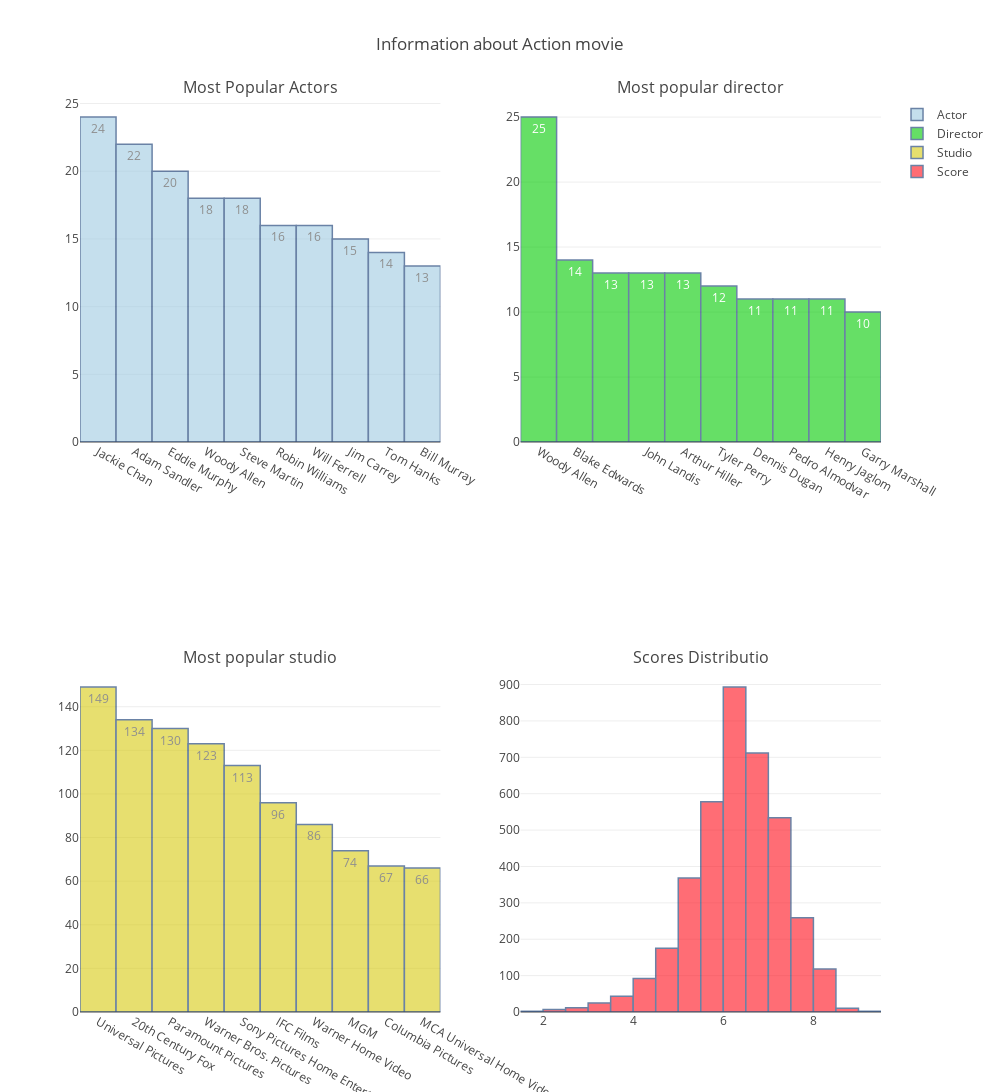

Source (notebook cell):
### Code cell
df_comedy = movie[movie['Genre'].str.contains('Comedy') ]
df_action =df_comedy
info = []
info.append(len(df_action))
info.append(df_action['Cast 1'].value_counts().index[0])
info.append(df_action['Director 1'].value_counts().index[0])
info.append(df_action['Studio'].value_counts().index[0])
info.append([df_action['scores'].max(),df_action[df_action['scores'] == df_action['scores'].max()]])
info.append([df_action['scores'].min(),df_action[df_action['scores'] == df_action['scores'].min()]])
fig = tools.make_subplots(rows=2, cols=2,subplot_titles = ('Most Popular Actors','Most popular director','Most popular studio','Scores Distributio'))
actor = go.Bar(
            y=df_action['Cast 1'].value_counts()[:10],
            x=df_action['Cast 1'].value_counts()[:10].index[:10],
            text=df_action['Cast 1'].value_counts()[:10],
            textposition = 'auto',
            marker=dict(
                color='rgb(234,125,92)',
                line=dict(
                    color='rgb(8,48,107)',
                    width=1.5),
            ),
            name = 'Actor',
            opacity=0.6
        )
director = go.Bar(
            y=df_action['Director 1'].value_counts()[:10],
            x=df_action['Director 1'].value_counts()[:10].index[:10],
            text=df_action['Director 1'].value_counts()[:10],
            textposition = 'auto',
            marker=dict(
                color='rgb(119,174,103)',
                line=dict(
                    color='rgb(8,48,107)',
                    width=1.5),
            ),
    name = 'Director',
            opacity=0.6
        )
studio = go.Bar(
            y=df_action['Studio'].value_counts()[:10],
            x=df_action['Studio'].value_counts()[:10].index[:10],
            text=df_action['Studio'].value_counts()[:10],
            textposition = 'auto',
            marker=dict(
                color='rgb(204,106,118)',
                line=dict(
                    color='rgb(8,48,107)',
                    width=1.5),
            ),
    name = 'Studio',
            opacity=0.6
        )
score = go.Histogram(
            x=df_action['scores'],
            xbins=dict(
            start=0,
            end=10,
            size=0.5
        ),
            marker=dict(
                color='rgb(103,162,178)',
                line=dict(
                    color='rgb(8,48,107)',
                    width=1.5),
            ),
    name = 'Score',
            opacity=0.6
        )

fig.append_trace(actor, 1, 1)
fig.append_trace(director, 1, 2)
fig.append_trace(studio, 2, 1)
fig.append_trace(score, 2, 2)
fig['layout'].update(height=1600, width=1000, title='Information about Action movie')
iplot(fig)

### Figure 1 — Plotly figure (JSON) as saved in the notebook; plotly's stock layout.template omitted (floating-point values rounded to 4 significant figures; data arrays with more than 128 entries replaced by an {"elided": "..."} marker saying what was removed)
{"data": [{"marker": {"color": "rgb(158,202,225)", "line": {"color": "rgb(8,48,107)", "width": 1.5}}, "name": "Actor", "opacity": 0.6, "text": [24, 22, 20, 18, 18, 16, 16, 15, 14, 13], "textposition": "auto", "type": "bar", "uid": "dd5d5809-55da-4c4b-a69e-df73521d1d83", "x": ["Jackie Chan  ", "Adam Sandler  ", "Eddie Murphy  ", "Woody Allen  ", "Steve Martin  ", "Robin Williams  ", "Will Ferrell  ", "Jim Carrey  ", "Tom Hanks  ", "Bill Murray  "], "xaxis": "x", "y": [24, 22, 20, 18, 18, 16, 16, 15, 14, 13], "yaxis": "y"}, {"marker": {"color": "rgb(0,202,0)", "line": {"color": "rgb(8,48,107)", "width": 1.5}}, "name": "Director", "opacity": 0.6, "text": [25, 14, 13, 13, 13, 12, 11, 11, 11, 10], "textposition": "auto", "type": "bar", "uid": "ab234181-04be-4b88-82b8-4f7330a825af", "x": ["Woody Allen  ", "Blake Edwards  ", "  ", "John Landis  ", "Arthur Hiller  ", "Tyler Perry  ", "Dennis Dugan  ", "Pedro Almodvar  ", "Henry Jaglom  ", "Garry Marshall  "], "xaxis": "x2", "y": [25, 14, 13, 13, 13, 12, 11, 11, 11, 10], "yaxis": "y2"}, {"marker": {"color": "rgb(215,202,15)", "line": {"color": "rgb(8,48,107)", "width": 1.5}}, "name": "Studio", "opacity": 0.6, "text": [149, 134, 130, 123, 113, 96, 86, 74, 67, 66], "textposition": "auto", "type": "bar", "uid": "4ccff46c-7e59-4f26-ae8e-e8fed487ee79", "x": ["Universal Pictures  ", "20th Century Fox  ", "Paramount Pictures  ", "Warner Bros. Pictures  ", "Sony Pictures Home Entertainment  ", "IFC Films  ", "Warner Home Video  ", "MGM  ", "Columbia Pictures  ", "MCA Universal Home Video  "], "xaxis": "x3", "y": [149, 134, 130, 123, 113, 96, 86, 74, 67, 66], "yaxis": "y3"}, {"marker": {"color": "rgb(300,12,25)", "line": {"color": "rgb(8,48,107)", "width": 1.5}}, "name": "Score", "opacity": 0.6, "type": "histogram", "uid": "007f7a3c-0920-46ff-9729-fb68fb2be56e", "x": {"elided": "3830 float values"}, "xaxis": "x4", "xbins": {"end": 10, "size": 0.5, "start": 0}, "yaxis": "y4"}], "layout": {"annotations": [{"font": {"size": 16}, "showarrow": false, "text": "Most Popular Actors", "x": 0.225, "xanchor": "center", "xref": "paper", "y": 1, "yanchor": "bottom", "yref": "paper"}, {"font": {"size": 16}, "showarrow": false, "text": "Most popular director", "x": 0.775, "xanchor": "center", "xref": "paper", "y": 1, "yanchor": "bottom", "yref": "paper"}, {"font": {"size": 16}, "showarrow": false, "text": "Most popular studio", "x": 0.225, "xanchor": "center", "xref": "paper", "y": 0.375, "yanchor": "bottom", "yref": "paper"}, {"font": {"size": 16}, "showarrow": false, "text": "Scores Distributio", "x": 0.775, "xanchor": "center", "xref": "paper", "y": 0.375, "yanchor": "bottom", "yref": "paper"}], "height": 1600, "title": {"text": "Information about Action movie"}, "width": 1000, "xaxis": {"anchor": "y", "autorange": true, "domain": [0, 0.45], "range": [-0.5, 9.5], "type": "category"}, "xaxis2": {"anchor": "y2", "autorange": true, "domain": [0.55, 1], "range": [-0.5, 9.5], "type": "category"}, "xaxis3": {"anchor": "y3", "autorange": true, "domain": [0, 0.45], "range": [-0.5, 9.5], "type": "category"}, "xaxis4": {"anchor": "y4", "autorange": true, "domain": [0.55, 1], "range": [1.5, 9.5], "type": "linear"}, "yaxis": {"anchor": "x", "autorange": true, "domain": [0.625, 1], "range": [0, 25.26], "type": "linear"}, "yaxis2": {"anchor": "x2", "autorange": true, "domain": [0.625, 1], "range": [0, 26.32], "type": "linear"}, "yaxis3": {"anchor": "x3", "autorange": true, "domain": [0, 0.375], "range": [0, 156.8], "type": "linear"}, "yaxis4": {"anchor": "x4", "autorange": true, "domain": [0, 0.375], "range": [0, 940]}}}
